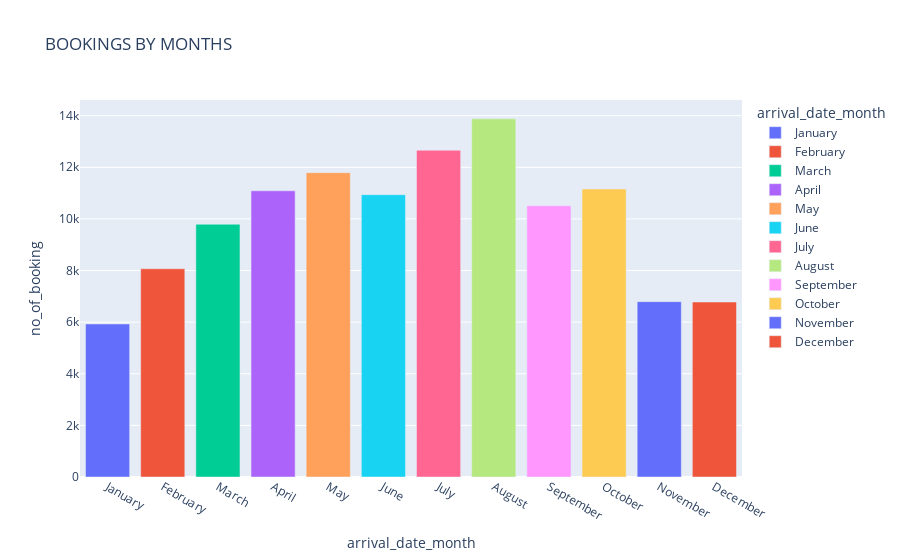

The notebook cell this image was saved under:
### Code cell
import plotly.offline as py
py.init_notebook_mode(connected=True)
booking_by_month = hotels_df.groupby('arrival_date_month',as_index=False)[['hotel']].count().rename(columns={"hotel":"no_of_booking"})


fig=px.bar(booking_by_month,
          x='arrival_date_month',
          y='no_of_booking',color='arrival_date_month',orientation='v',
          title='BOOKINGS BY MONTHS'
          )
fig.show(config={"displayModeBar":True})

### Figure 1 — Plotly figure (JSON) as saved in the notebook; plotly's stock layout.template omitted (floating-point values rounded to 4 significant figures)
{"data": [{"alignmentgroup": "True", "hovertemplate": "arrival_date_month=%{x}<br>no_of_booking=%{y}<extra></extra>", "legendgroup": "January", "marker": {"color": "#636efa", "pattern": {"shape": ""}}, "name": "January", "offsetgroup": "January", "orientation": "v", "showlegend": true, "textposition": "auto", "type": "bar", "x": ["January"], "xaxis": "x", "y": [5929], "yaxis": "y"}, {"alignmentgroup": "True", "hovertemplate": "arrival_date_month=%{x}<br>no_of_booking=%{y}<extra></extra>", "legendgroup": "February", "marker": {"color": "#EF553B", "pattern": {"shape": ""}}, "name": "February", "offsetgroup": "February", "orientation": "v", "showlegend": true, "textposition": "auto", "type": "bar", "x": ["February"], "xaxis": "x", "y": [8068], "yaxis": "y"}, {"alignmentgroup": "True", "hovertemplate": "arrival_date_month=%{x}<br>no_of_booking=%{y}<extra></extra>", "legendgroup": "March", "marker": {"color": "#00cc96", "pattern": {"shape": ""}}, "name": "March", "offsetgroup": "March", "orientation": "v", "showlegend": true, "textposition": "auto", "type": "bar", "x": ["March"], "xaxis": "x", "y": [9794], "yaxis": "y"}, {"alignmentgroup": "True", "hovertemplate": "arrival_date_month=%{x}<br>no_of_booking=%{y}<extra></extra>", "legendgroup": "April", "marker": {"color": "#ab63fa", "pattern": {"shape": ""}}, "name": "April", "offsetgroup": "April", "orientation": "v", "showlegend": true, "textposition": "auto", "type": "bar", "x": ["April"], "xaxis": "x", "y": [11089], "yaxis": "y"}, {"alignmentgroup": "True", "hovertemplate": "arrival_date_month=%{x}<br>no_of_booking=%{y}<extra></extra>", "legendgroup": "May", "marker": {"color": "#FFA15A", "pattern": {"shape": ""}}, "name": "May", "offsetgroup": "May", "orientation": "v", "showlegend": true, "textposition": "auto", "type": "bar", "x": ["May"], "xaxis": "x", "y": [11791], "yaxis": "y"}, {"alignmentgroup": "True", "hovertemplate": "arrival_date_month=%{x}<br>no_of_booking=%{y}<extra></extra>", "legendgroup": "June", "marker": {"color": "#19d3f3", "pattern": {"shape": ""}}, "name": "June", "offsetgroup": "June", "orientation": "v", "showlegend": true, "textposition": "auto", "type": "bar", "x": ["June"], "xaxis": "x", "y": [10939], "yaxis": "y"}, {"alignmentgroup": "True", "hovertemplate": "arrival_date_month=%{x}<br>no_of_booking=%{y}<extra></extra>", "legendgroup": "July", "marker": {"color": "#FF6692", "pattern": {"shape": ""}}, "name": "July", "offsetgroup": "July", "orientation": "v", "showlegend": true, "textposition": "auto", "type": "bar", "x": ["July"], "xaxis": "x", "y": [12661], "yaxis": "y"}, {"alignmentgroup": "True", "hovertemplate": "arrival_date_month=%{x}<br>no_of_booking=%{y}<extra></extra>", "legendgroup": "August", "marker": {"color": "#B6E880", "pattern": {"shape": ""}}, "name": "August", "offsetgroup": "August", "orientation": "v", "showlegend": true, "textposition": "auto", "type": "bar", "x": ["August"], "xaxis": "x", "y": [13877], "yaxis": "y"}, {"alignmentgroup": "True", "hovertemplate": "arrival_date_month=%{x}<br>no_of_booking=%{y}<extra></extra>", "legendgroup": "September", "marker": {"color": "#FF97FF", "pattern": {"shape": ""}}, "name": "September", "offsetgroup": "September", "orientation": "v", "showlegend": true, "textposition": "auto", "type": "bar", "x": ["September"], "xaxis": "x", "y": [10508], "yaxis": "y"}, {"alignmentgroup": "True", "hovertemplate": "arrival_date_month=%{x}<br>no_of_booking=%{y}<extra></extra>", "legendgroup": "October", "marker": {"color": "#FECB52", "pattern": {"shape": ""}}, "name": "October", "offsetgroup": "October", "orientation": "v", "showlegend": true, "textposition": "auto", "type": "bar", "x": ["October"], "xaxis": "x", "y": [11160], "yaxis": "y"}, {"alignmentgroup": "True", "hovertemplate": "arrival_date_month=%{x}<br>no_of_booking=%{y}<extra></extra>", "legendgroup": "November", "marker": {"color": "#636efa", "pattern": {"shape": ""}}, "name": "November", "offsetgroup": "November", "orientation": "v", "showlegend": true, "textposition": "auto", "type": "bar", "x": ["November"], "xaxis": "x", "y": [6794], "yaxis": "y"}, {"alignmentgroup": "True", "hovertemplate": "arrival_date_month=%{x}<br>no_of_booking=%{y}<extra></extra>", "legendgroup": "December", "marker": {"color": "#EF553B", "pattern": {"shape": ""}}, "name": "December", "offsetgroup": "December", "orientation": "v", "showlegend": true, "textposition": "auto", "type": "bar", "x": ["December"], "xaxis": "x", "y": [6780], "yaxis": "y"}], "layout": {"barmode": "relative", "legend": {"title": {"text": "arrival_date_month"}, "tracegroupgap": 0}, "title": {"text": "BOOKINGS BY MONTHS"}, "xaxis": {"anchor": "y", "categoryarray": ["January", "February", "March", "April", "May", "June", "July", "August", "September", "October", "November", "December"], "categoryorder": "array", "domain": [0.0, 1.0], "title": {"text": "arrival_date_month"}}, "yaxis": {"anchor": "x", "domain": [0.0, 1.0], "title": {"text": "no_of_booking"}}}}
